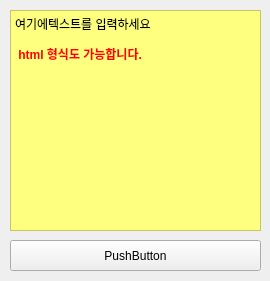
<?xml version="1.0" encoding="UTF-8"?>
<ui version="4.0">
 <class>MainWindow</class>
 <widget class="QMainWindow" name="MainWindow">
  <property name="geometry">
   <rect>
    <x>0</x>
    <y>0</y>
    <width>270</width>
    <height>281</height>
   </rect>
  </property>
  <property name="windowTitle">
   <string>MainWindow</string>
  </property>
  <widget class="QWidget" name="centralwidget">
   <widget class="QPushButton" name="pushButton">
    <property name="geometry">
     <rect>
      <x>10</x>
      <y>240</y>
      <width>251</width>
      <height>31</height>
     </rect>
    </property>
    <property name="text">
     <string>PushButton</string>
    </property>
   </widget>
   <widget class="QTextEdit" name="textEdit">
    <property name="geometry">
     <rect>
      <x>10</x>
      <y>10</y>
      <width>251</width>
      <height>221</height>
     </rect>
    </property>
    <property name="styleSheet">
     <string notr="true">background-color: rgb(255, 255, 127);</string>
    </property>
    <property name="html">
     <string>&lt;!DOCTYPE HTML PUBLIC &quot;-//W3C//DTD HTML 4.0//EN&quot; &quot;http://www.w3.org/TR/REC-html40/strict.dtd&quot;&gt;
&lt;html&gt;&lt;head&gt;&lt;meta name=&quot;qrichtext&quot; content=&quot;1&quot; /&gt;&lt;style type=&quot;text/css&quot;&gt;
p, li { white-space: pre-wrap; }
&lt;/style&gt;&lt;/head&gt;&lt;body style=&quot; font-family:'Gulim'; font-size:9pt; font-weight:400; font-style:normal;&quot;&gt;
&lt;p style=&quot; margin-top:12px; margin-bottom:12px; margin-left:0px; margin-right:0px; -qt-block-indent:0; text-indent:0px;&quot;&gt;여기에텍스트를 입력하세요&lt;/p&gt;
&lt;p style=&quot; margin-top:0px; margin-bottom:0px; margin-left:0px; margin-right:0px; -qt-block-indent:0; text-indent:0px;&quot;&gt;&lt;span style=&quot; font-weight:600; color:#ff0000;&quot;&gt; html 형식도 가능합니다. &lt;/span&gt;&lt;/p&gt;&lt;/body&gt;&lt;/html&gt;</string>
    </property>
   </widget>
  </widget>
 </widget>
 <resources/>
 <connections/>
</ui>
